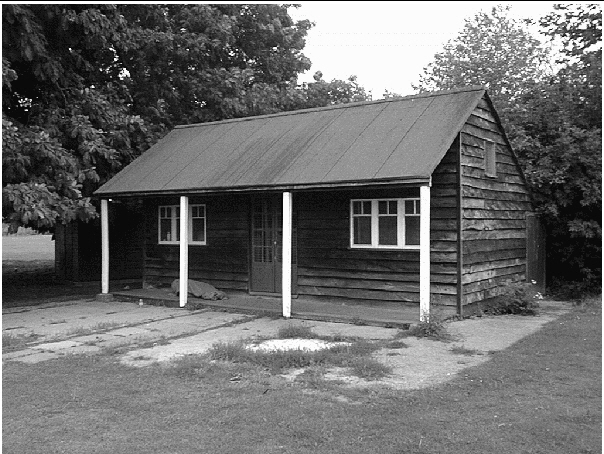
%> input picture 1.jpg, 604 x 454 px
$ octave main.m   (GNU Octave 9; MATLAB toolbox functions it lacks are replaced by stand-ins)
%> lines starting %> are read from the running program, lines starting %| are printed output that depends on the picture
### eightpoint.m
function [ F ] = eightpoint( pts1, pts2,width,height)

X = 1:width;
Y = 1:height;
[X, Y] = meshgrid(X, Y);
x0 = [mean(X(:)); mean(Y(:))];
X = X - x0(1);
Y = Y - x0(2);
denom = sqrt(mean(mean(X.^2+Y.^2)));
N = size(pts1, 1);

%Normalized data
T = sqrt(2)/denom*[1 0 -x0(1); 0 1 -x0(2); 0 0 denom/sqrt(2)];
norm_x = T*[pts1(:,1)'; pts1(:,2)'; ones(1, N)];
norm_x_ = T*[pts2(:,1)';pts2(:,2)'; ones(1, N)];
x1 = norm_x(1, :)';
y1= norm_x(2, :)';
x2 = norm_x_(1, :)';
y2 = norm_x_(2, :)';

A = [x1.*x2, y1.*x2, x2, ...
       x1.*y2, y1.*y2, y2, ...
       x1,       y1,     ones(N,1)];

% compute the SVD
[~, ~, V] = svd(A);
F = reshape(V(:,9), 3, 3)';
[FU, FS, FV] = svd(F);
FS(3,3) = 0; %rank 2 constrains
F = FU*FS*FV';

% rescale fundamental matrix
F = T' * F * T;

end

### compute2Pmatrix.m
function [ P1,P2 ] = compute2Pmatrix( F )

P1=[1,0,0,0;0,1,0,0;0,0,1,0];
[~, ~, V] = svd(F');
ep = V(:,3)/V(3,3);
P2 = [skew(ep)*F,ep];
end

### triangulate.m
function [ XP ] = triangulate( pts1,pts2,P2 )

n=size(pts1,2);
X=zeros(4,n);
for i=1:n
    A=[-1,0,pts1(1,i),0;...
        0,-1,pts1(2,i),0;...
        pts2(1,i)*P2(3,:)-P2(1,:);...
        pts2(2,i)*P2(3,:)-P2(2,:)];
  [~,~,va] = svd(A);
  X(:,i) = va(:,4);
end
XP(:,:,1) = [X(1,:)./X(4,:);X(2,:)./X(4,:);X(3,:)./X(4,:); X(4,:)./X(4,:)];

end

### vanishing_point.m
% computes vanishing point of two parallel lines in the image plane
% lines are specified by pairs of points l1 = x1 + lambda*(x2-x1);
% This method is similar to taking cross(x1,x2)
function [point] = vanishing_point(l1,l2);

x1 = l1(:,1);
x2 = l1(:,2);
x1p = l2(:,1);
x2p = l2(:,2);

A = [x2 - x1, -(x2p - x1p)];
b = [x1p - x1];
if det(A) ~= 0
  lambda = inv(A)*b;
else
  error('vanishing point does not exist');
end;

l(1) = line([x1(1) x1(1) + lambda(1)*(x2(1) - x1(1))], ...
             [x1(2) x1(2) + lambda(1)*(x2(2) - x1(2))]);
l(2) = line([x1p(1) x1p(1) + lambda(2)*(x2p(1) - x1p(1))], ...
             [x1p(2) x1p(2) + lambda(2)*(x2p(2) - x1p(2))]);
set(l(1),'Color','red')
set(l(2),'Color','red')

point = x1 + lambda(1)*(x2-x1);

### affine_reconstruction.m
load afine_points.mat
figure(2);imshow(Ia)
%This option is for manual selecting input:(1-2 3-4), (1-4 2-3) and(5-6
%7-8) is 3 vanising point

% [xa,ya]=getpts(2);affine_point=[xa,ya];
VP11=vanishing_point(affine_point(1:2,:)',affine_point(3:4,:)');
VP12=vanishing_point(affine_point(1:3:4,:)',affine_point(2:3,:)');
set1=[5,6];set2=[7,8];
VP13=vanishing_point(affine_point(set1,:)',affine_point(set2,:)');
vp1=[VP11,VP12,VP13];

figure(3);imshow(Ib)
%This option is for manual selecting input:(1-2 3-4), (1-4 2-3) and(5-6
%7-8) is 3 vanising point

% [xa,ya]=getpts(3);affine_point2=[xa,ya];
VP21=vanishing_point(affine_point2(1:2,:)',affine_point2(3:4,:)');
VP22=vanishing_point(affine_point2(1:3:4,:)',affine_point2(2:3,:)');
set1=[5,6];set2=[7,8];
VP23=vanishing_point(affine_point2(set1,:)',affine_point2(set2,:)');
vp2=[VP21,VP22,VP23];

M=P2new(:,1:3);

VP = triangulate(vp1,vp2,P2new);
VXP=VP;
% compute the plane at infinity
A = [VXP(1:3,1)';
     VXP(1:3,2)';
     VXP(1:3,3)'];
%plane at infinity
v = inv(A)*[-1 -1 -1]';
%affine transformation matrix
H_a = [diag([1,1,1]), zeros(3,1); v', 1];

### metric_reconstruction.m
figure(4);imshow(Ia)

%This option is for manual selecting input: 1-4: plane, 5-8: vanishing point that
%intersect 5-6 and 7-8, 9-20 pair of vanishing point correspoind to
%orthogonal line

%[xa,ya]=getpts(4);metric_point=[xa,ya];

load metric_points
plane_p1=vanishing_point(metric_point(1:2,:)',metric_point(3:4,:)');
plane_p2=vanishing_point(metric_point(1:3:4,:)',metric_point(2:3,:)');
set1=[5,6];set2=[7,8];
line=vanishing_point(metric_point(set1,:)',metric_point(set2,:)');

set1=[9,10];set2=[11,12];
ortho_line11=vanishing_point(metric_point(set1,:)',metric_point(set2,:)');
set1=[9,12];set2=[11,10];
ortho_line12=vanishing_point(metric_point(set1,:)',metric_point(set2,:)');

set1=[13,14];set2=[15,16];
ortho_line21=vanishing_point(metric_point(set1,:)',metric_point(set2,:)');
set1=[13,16];set2=[14,15];
ortho_line22=vanishing_point(metric_point(set1,:)',metric_point(set2,:)');

set1=[17,18];set2=[19,20];
ortho_line31=vanishing_point(metric_point(set1,:)',metric_point(set2,:)');
set1=[17,20];set2=[18,19];
ortho_line32=vanishing_point(metric_point(set1,:)',metric_point(set2,:)');

%vanishing line
l_plane=cross([plane_p1',1],[plane_p2',1]); %l_plane=l_plane./l_plane(3);
%vanishing point
v_line=line;

v_metric1=[ortho_line11';ortho_line31';plane_p1'];v_metric2=[ortho_line12';ortho_line22';ortho_line32'];
%Assign Ah matrix
Ah(1,:)=[0,-v_line(1)*l_plane(3),v_line(1)*l_plane(2),-v_line(2)*l_plane(3),v_line(2)*l_plane(2)-l_plane(3),l_plane(2)];
Ah(2,:)=[v_line(1)*l_plane(3),v_line(2)*l_plane(3),l_plane(3)-v_line(1)*l_plane(1),0,-l_plane(1)*v_line(2),-l_plane(1)];
for i=1:3
    Ah(i+2,:)=[v_metric1(i,1)*v_metric2(i,1),v_metric1(i,2)*v_metric2(i,1)+v_metric1(i,1)*v_metric2(i,2),v_metric1(i,1)+v_metric2(i,1),v_metric1(i,2)*v_metric2(i,2),v_metric1(i,2)+v_metric2(i,2),1];
end

%solving Met=[a,b,c,d,e,f] as mention in report
[~,~,V_metric]=svd(Ah);

Met=V_metric(:,6);
Met=Met./Met(6);
%w_matrix is IAC
w_matrix=[Met(1),Met(2),Met(3);Met(2),Met(4),Met(5);Met(3),Met(5),Met(6)];

%This is for checking w_matrix satisfy equation(result should be ~0
% for i=1:3
%     [v_metric1(i,:),1]*w_matrix*[v_metric2(i,:)';1]
% end
%
% skew(l_plane)*w_matrix*[v_line;1]

% solve H_matrix is metric reconstruction matrix
A_matrix=chol(inv(w_matrix));
H_m=[inv(A_matrix),zeros(3,1);zeros(1,3),1];


### plotedge.m
function [] = plotedge( xi,yi,zi )

m=max(size(xi));
for i=1:m-1
    line([xi(i) xi(i+1)], [yi(i), yi(i+1)], [zi(i), zi(i+1)]);
end

### skew.m
function S_hat = skew(S)

S_hat = zeros(3,3);

S_hat(1,2) = - S(3); S_hat(1,3) = S(2);   S_hat(2,3) = - S(1);

S_hat(2,1) = S(3);   S_hat(3,1) = - S(2); S_hat(3,2) = S(1);

### main.m
close all
clear;
Ia=imread('1.jpg');
%> Ia is the input picture: size 454x604x3 uint8; mean R, G, B 108.8, 108.8, 108.8
Ib=imread('2.jpg');
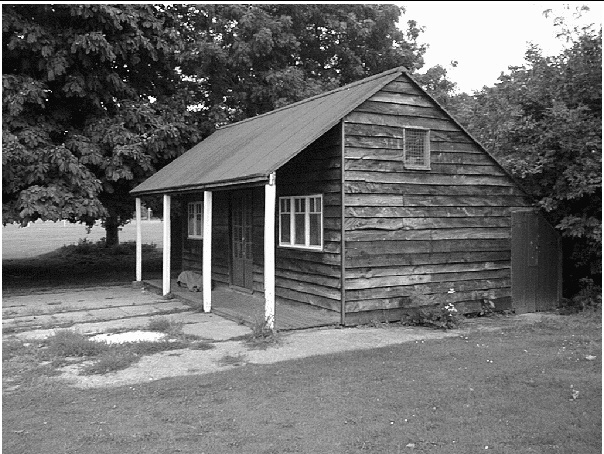
%> input picture 2.jpg, 604 x 454 px
%> Ib is the input picture: size 454x604x3 uint8; mean R, G, B 108.7, 108.7, 108.7
Ia=rgb2gray(Ia);
%> Ia: size 454x604 uint8
Ib=rgb2gray(Ib);
%> Ib: size 454x604 uint8

% [5 lines of commented-out code are left out]

load matching_points.mat
figure(1) ; clf ;
imshow(cat(2, Ia, Ib)) ;
axis image off ;
hold on ;
xbb=xb+size(Ia,2);
set=[1:35];
h = line([xa(set)' ; xbb(set)'], [ya(set)' ; yb(set)']) ;
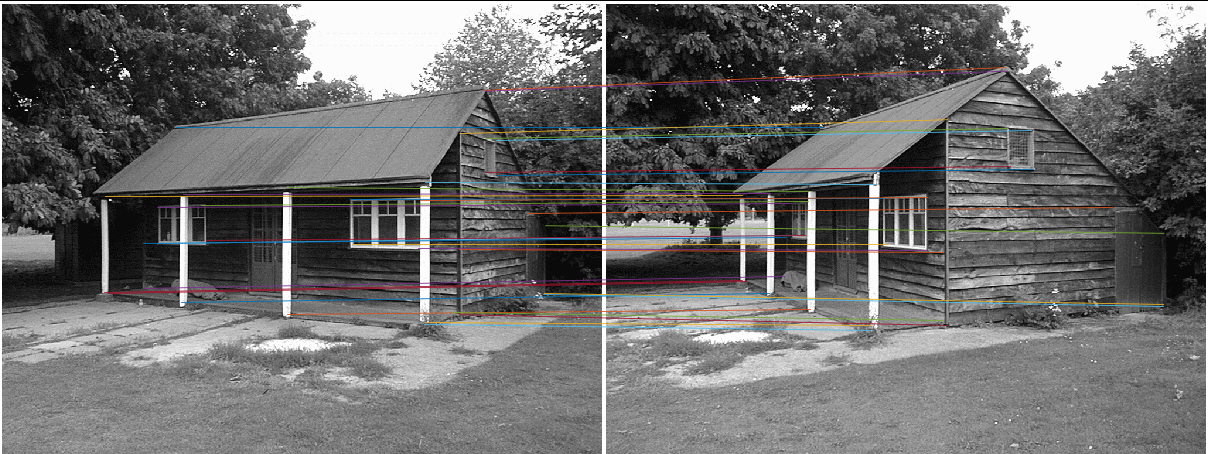
%> figure redrawn from the program's plot data

pts1=[xa,ya];
pts2=[xb,yb];
pts11=pts1;pts11(:,3)=1;pts11=pts11';
pts22=pts2;pts22(:,3)=1;pts22=pts22';

width=size(Ia,2);
%> width = 604
height=size(Ib,1);
%> height = 454
F=eightpoint(pts1,pts2,width,height);
%Tool for displaying result of epipolar line to check fundamental matrix
% displayEpipolarF(Ia, Ib, F)


%%  Projective reconstruction
[P1new,P2new]=compute2Pmatrix(F);
%> P1new = [1 0 0 0; 0 1 0 0; 0 0 1 0]
XP = triangulate(pts11, pts22,P2new);
%> call 3 of vanishing_point, with l1 = [144.7 105.6; 287.5 293.1], l2 = [422.4 460.3; 326.6 314]
%> in vanishing_point (call 3), `set(l(2),'Color','red')`:
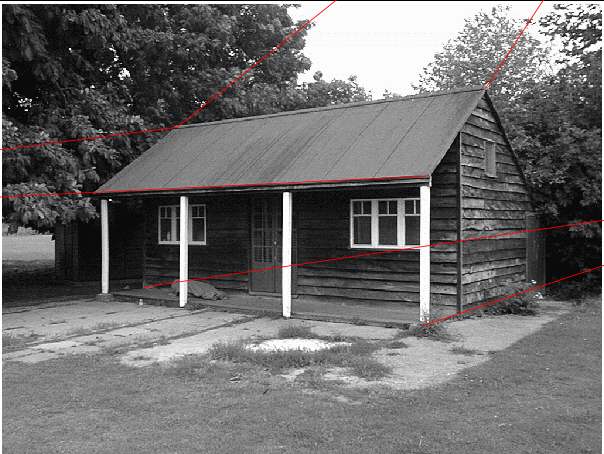
%> figure redrawn from the program's plot data

%%
affine_reconstruction
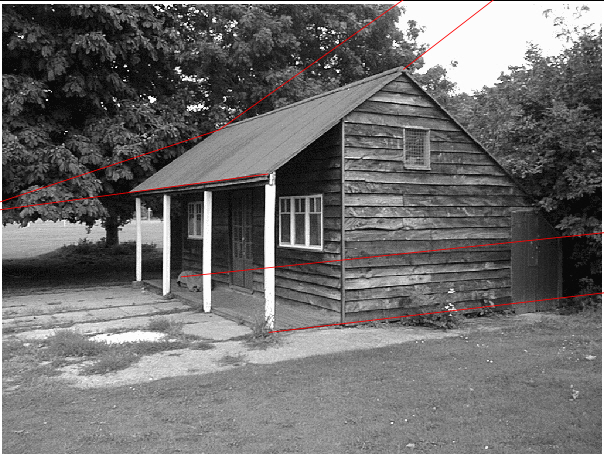
%> figure redrawn from the program's plot data
%%
metric_reconstruction
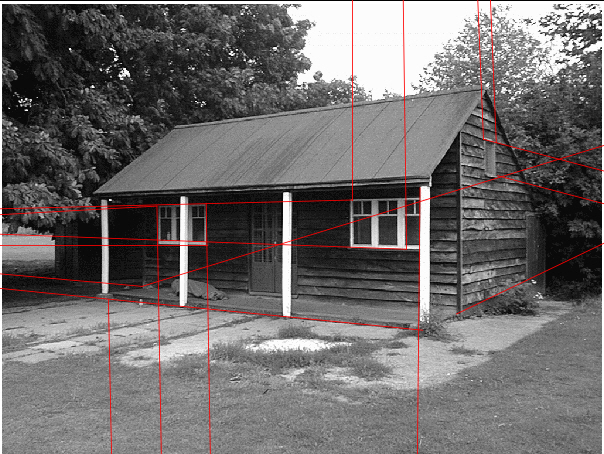
%> figure redrawn from the program's plot data

%%
%Visualize result- Projective reconstruction

for i = 1:size(pts1,1)
    XA(:,i,1) = XP(:,i,1);
    XA(:,i,1) = XA(:,i,1)/XA(4,i,1);
end
figure;
plotedge(XA(1,1:2,1),XA(2,1:2,1),XA(3,1:2,1));
plotedge(XA(1,3:6,1),XA(2,3:6,1),XA(3,3:6,1));
plotedge(XA(1,7:10,1),XA(2,7:10,1),XA(3,7:10,1));
plotedge(XA(1,1:2:3,1),XA(2,1:2:3,1),XA(3,1:2:3,1));
plotedge(XA(1,2:4:6,1),XA(2,2:4:6,1),XA(3,2:4:6,1));
for i=3:6
    plotedge(XA(1,i:4:i+4,1),XA(2,i:4:i+4,1),XA(3,i:4:i+4,1));
end
plotedge(XA(1,11:12,1),XA(2,11:12,1),XA(3,11:12,1));
set=[11,13];
plotedge(XA(1,set,1),XA(2,set,1),XA(3,set,1));
set=[12,14];
plotedge(XA(1,set,1),XA(2,set,1),XA(3,set,1));
set=[13,14];
plotedge(XA(1,set,1),XA(2,set,1),XA(3,set,1));
plotedge(XA(1,15:16,1),XA(2,15:16,1),XA(3,15:16,1));
set=[15,17];
plotedge(XA(1,set,1),XA(2,set,1),XA(3,set,1));
set=[16,18];
plotedge(XA(1,set,1),XA(2,set,1),XA(3,set,1));
set=[17,18];
plotedge(XA(1,set,1),XA(2,set,1),XA(3,set,1));
set=[31:35];
plotedge(XA(1,set,1),XA(2,set,1),XA(3,set,1));
set=[31,35];
plotedge(XA(1,set,1),XA(2,set,1),XA(3,set,1));
plotedge(XA(1,25:26,1),XA(2,25:26,1),XA(3,25:26,1));
plotedge(XA(1,27:28,1),XA(2,27:28,1),XA(3,27:28,1));
plotedge(XA(1,25:3:28,1),XA(2,25:3:28,1),XA(3,25:3:28,1));
plotedge(XA(1,26:27,1),XA(2,26:27,1),XA(3,26:27,1));
view(200,20); grid on; axis on; box on;
title('projective reconstruction');


%%Visualize result- Affine reconstruction
for i = 1:size(pts1,1)
    XA(:,i,1) = H_a*XP(:,i,1);
    XA(:,i,1) = XA(:,i,1)/XA(4,i,1);
end
figure;
plotedge(XA(1,1:2,1),XA(2,1:2,1),XA(3,1:2,1));
plotedge(XA(1,3:6,1),XA(2,3:6,1),XA(3,3:6,1));
plotedge(XA(1,7:10,1),XA(2,7:10,1),XA(3,7:10,1));
plotedge(XA(1,1:2:3,1),XA(2,1:2:3,1),XA(3,1:2:3,1));
plotedge(XA(1,2:4:6,1),XA(2,2:4:6,1),XA(3,2:4:6,1));
for i=3:6
    plotedge(XA(1,i:4:i+4,1),XA(2,i:4:i+4,1),XA(3,i:4:i+4,1));
end
plotedge(XA(1,11:12,1),XA(2,11:12,1),XA(3,11:12,1));
set=[11,13];
plotedge(XA(1,set,1),XA(2,set,1),XA(3,set,1));
set=[12,14];
plotedge(XA(1,set,1),XA(2,set,1),XA(3,set,1));
set=[13,14];
plotedge(XA(1,set,1),XA(2,set,1),XA(3,set,1));
plotedge(XA(1,15:16,1),XA(2,15:16,1),XA(3,15:16,1));
set=[15,17];
plotedge(XA(1,set,1),XA(2,set,1),XA(3,set,1));
set=[16,18];
plotedge(XA(1,set,1),XA(2,set,1),XA(3,set,1));
set=[17,18];
plotedge(XA(1,set,1),XA(2,set,1),XA(3,set,1));
set=[31:35];
plotedge(XA(1,set,1),XA(2,set,1),XA(3,set,1));
set=[31,35];
plotedge(XA(1,set,1),XA(2,set,1),XA(3,set,1));
plotedge(XA(1,25:26,1),XA(2,25:26,1),XA(3,25:26,1));
plotedge(XA(1,27:28,1),XA(2,27:28,1),XA(3,27:28,1));
plotedge(XA(1,25:3:28,1),XA(2,25:3:28,1),XA(3,25:3:28,1));
plotedge(XA(1,26:27,1),XA(2,26:27,1),XA(3,26:27,1));
view(200,20); grid on; axis on; box on;
title('affine reconstruction');
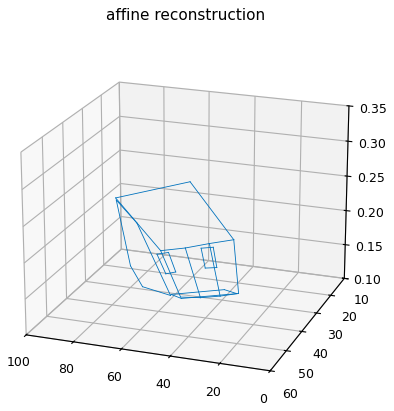
%> figure redrawn from the program's plot data


%%Visualize result- Metric reconstruction

for i = 1:size(pts1,1)
    XA(:,i,1) = H_m*H_a*XP(:,i,1);
    XA(:,i,1) = XA(:,i,1)/XA(4,i,1);
end
figure;
plotedge(XA(1,1:2,1),XA(2,1:2,1),XA(3,1:2,1));
plotedge(XA(1,3:6,1),XA(2,3:6,1),XA(3,3:6,1));
plotedge(XA(1,7:10,1),XA(2,7:10,1),XA(3,7:10,1));
plotedge(XA(1,1:2:3,1),XA(2,1:2:3,1),XA(3,1:2:3,1));
plotedge(XA(1,2:4:6,1),XA(2,2:4:6,1),XA(3,2:4:6,1));
for i=3:6
    plotedge(XA(1,i:4:i+4,1),XA(2,i:4:i+4,1),XA(3,i:4:i+4,1));
end
plotedge(XA(1,11:12,1),XA(2,11:12,1),XA(3,11:12,1));
set=[11,13];
plotedge(XA(1,set,1),XA(2,set,1),XA(3,set,1));
set=[12,14];
plotedge(XA(1,set,1),XA(2,set,1),XA(3,set,1));
set=[13,14];
plotedge(XA(1,set,1),XA(2,set,1),XA(3,set,1));
plotedge(XA(1,15:16,1),XA(2,15:16,1),XA(3,15:16,1));
set=[15,17];
plotedge(XA(1,set,1),XA(2,set,1),XA(3,set,1));
set=[16,18];
plotedge(XA(1,set,1),XA(2,set,1),XA(3,set,1));
set=[17,18];
plotedge(XA(1,set,1),XA(2,set,1),XA(3,set,1));
set=[31:35];
plotedge(XA(1,set,1),XA(2,set,1),XA(3,set,1));
set=[31,35];
plotedge(XA(1,set,1),XA(2,set,1),XA(3,set,1));
plotedge(XA(1,25:26,1),XA(2,25:26,1),XA(3,25:26,1));
plotedge(XA(1,27:28,1),XA(2,27:28,1),XA(3,27:28,1));
plotedge(XA(1,25:3:28,1),XA(2,25:3:28,1),XA(3,25:3:28,1));
plotedge(XA(1,26:27,1),XA(2,26:27,1),XA(3,26:27,1));
view(200,20); grid on; axis on; box on;
title('metrics reconstruction');
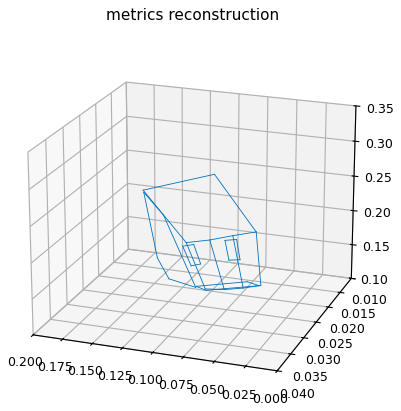
%> figure redrawn from the program's plot data
